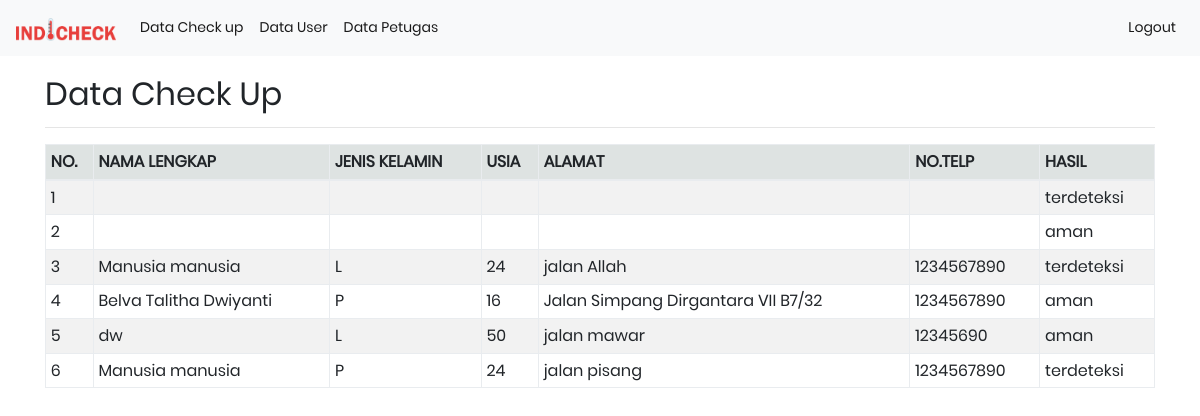
Screenshot of /datacek.php with the database file from the repository.
### tables this page shows
CREATE TABLE `kondisi` (
  `id_kondisi` int(3) NOT NULL,
  `nama` varchar(50) DEFAULT NULL,
  `jeniskelamin` varchar(15) DEFAULT NULL,
  `usia` varchar(3) DEFAULT NULL,
  `alamat` varchar(50) DEFAULT NULL,
  `telp` varchar(13) DEFAULT NULL,
  `jawaban1` varchar(15) DEFAULT NULL,
  `jawaban2` varchar(15) DEFAULT NULL,
  `jawaban3` varchar(15) DEFAULT NULL,
  `jawaban4` varchar(15) DEFAULT NULL,
  `jawaban5` varchar(15) DEFAULT NULL,
  `jawaban6` varchar(15) DEFAULT NULL,
  `suhu` double NOT NULL,
  `hasil` varchar(15) DEFAULT NULL
);

### datacek.php (the view, shortened to what this page needs)
<?php
include 'headerpetugas.php';
?>
<!DOCTYPE html>
<html lang="en">
<head>
    <link rel="stylesheet" type="text/css" href="vendor/bootstrap/css/bootstrap.min.css">
    <link rel="stylesheet" type="text/css" href="fonts/font-awesome-4.7.0/css/font-awesome.min.css">
    <link rel="stylesheet" type="text/css" href="fonts/Linearicons-Free-v1.0.0/icon-font.min.css">
    <link rel="stylesheet" type="text/css" href="fonts/iconic/css/material-design-iconic-font.min.css">
    <link rel="stylesheet" type="text/css" href="vendor/animate/animate.css">
    <link rel="stylesheet" type="text/css" href="vendor/css-hamburgers/hamburgers.min.css">
    <link rel="stylesheet" type="text/css" href="vendor/animsition/css/animsition.min.css">
    <link rel="stylesheet" type="text/css" href="vendor/select2/select2.min.css">
    <link rel="stylesheet" type="text/css" href="vendor/daterangepicker/daterangepicker.css">
    <link rel="stylesheet" type="text/css" href="css/util.css">
    <link rel="stylesheet" type="text/css" href="css/main.css">
</head>
<body>
<div class="container" style="margin-top:20px">
        <h2>Data Check Up</h2>
        <hr>
        <table class="table table-striped table-hover table-sm table-bordered">
            <thead class="thead-dark" style="background-color: #dee3e2">
                <tr>
                    <th>NO.</th>
                    <th>NAMA LENGKAP</th>
                    <th>JENIS KELAMIN</th>
                    <th>USIA</th>
                    <th>ALAMAT</th>
                    <th>NO.TELP</th>
                    <th>HASIL</th>
                </tr>
            </thead>
            <tbody>
                <?php
				$sql = mysqli_query($koneksi, "SELECT * FROM kondisi ORDER BY id_kondisi DESC") or die(mysqli_error($koneksi));
				if(mysqli_num_rows($sql) > 0){
					$no = 1;
                    while($data = mysqli_fetch_array($sql)){
                        ?>
                <tr>
                    <td><?php echo $no; ?></td>
                    <td><?php echo $data['nama']; ?></td>
                    <td><?php echo $data['jeniskelamin']; ?></td>
                    <td><?php echo $data['usia']; ?></td>
                    <td><?php echo $data['alamat']; ?></td>
                    <td><?php echo $data['telp']; ?></td>
                    <td><?php echo $data['hasil']; ?></td>
                </tr>
                <?php
						$no++;
					}
				}else{
					echo '
					<tr>
						<td colspan="6">Tidak ada data.</td>
					</tr>
					';
				}
				?>
        </table>
</body>
</html>

### headerpetugas.php (shortened to what this page needs)
<!DOCTYPE html>
<html lang="en">
<head>
    <link rel="stylesheet" type="text/css" href="vendor/bootstrap/css/bootstrap.min.css">
    <link rel="stylesheet" type="text/css" href="fonts/font-awesome-4.7.0/css/font-awesome.min.css">
    <link rel="stylesheet" type="text/css" href="fonts/Linearicons-Free-v1.0.0/icon-font.min.css">
    <link rel="stylesheet" type="text/css" href="fonts/iconic/css/material-design-iconic-font.min.css">
    <link rel="stylesheet" type="text/css" href="vendor/animate/animate.css">
    <link rel="stylesheet" type="text/css" href="vendor/css-hamburgers/hamburgers.min.css">
    <link rel="stylesheet" type="text/css" href="vendor/animsition/css/animsition.min.css">
    <link rel="stylesheet" type="text/css" href="vendor/select2/select2.min.css">
    <link rel="stylesheet" type="text/css" href="vendor/daterangepicker/daterangepicker.css">
    <link rel="stylesheet" type="text/css" href="css/util.css">
    <link rel="stylesheet" type="text/css" href="css/main.css">
</head>
<body>
    <nav class="navbar navbar-expand-lg navbar-light bg-light">
        <a class="navbar-brand" href="halamanpetugas.php">
            <img src="img/logo.png" alt="logo" width="100px">
        </a>
        <div class="collapse navbar-collapse" id="navbarSupportedContent">
            <ul class="navbar-nav mr-auto">
                <li class="nav-item active">
                    <a class="nav-link" href="datacek.php">Data Check up <span class="sr-only">(current)</span></a>
                </li>
                <li class="nav-item active">
                    <a class="nav-link" href="datauser/datauser.php">Data User <span class="sr-only">(current)</span></a>
                </li>
                <li class="nav-item active">
                    <a class="nav-link" href="datapetugas/datapetugas.php">Data Petugas <span class="sr-only">(current)</span></a>
                </li>
            </ul>
            <form class="form-inline ml-auto">
                <div class="navbar-nav">
                    <a href="logout.php" class="nav-item nav-link active">Logout</a>
                </div>
            </form>
        </div>
    </nav>
</body>
</html>

### css/main.css (style rules this page uses)
* { margin: 0px; padding: 0px; box-sizing: border-box; }
body, html { height: 100%; font-family: Poppins-Regular, sans-serif; }
a { font-family: Poppins-Regular; font-size: 14px; line-height: 1.7; color: #666666; margin: 0px; transition: all 0.4s; -webkit-transition: all 0.4s; -o-transition: all 0.4s; -moz-transition: all 0.4s; }
h1,h2,h3,h4,h5,h6 { margin: 0px; }
ul, li { margin: 0px; list-style-type: none; }

### rows the page displays
kondisi: hasil "terdeteksi"
kondisi: hasil "aman"
kondisi: nama "Manusia manusia", jeniskelamin "L", usia "24", alamat "jalan Allah", telp "1234567890", hasil "terdeteksi"
kondisi: nama "Belva Talitha Dwiyanti", jeniskelamin "P", usia "16", alamat "Jalan Simpang Dirgantara VII B7/32", telp "1234567890", hasil "aman"
kondisi: nama "dw", jeniskelamin "L", usia "50", alamat "jalan mawar", telp "12345690", hasil "aman"
kondisi: nama "Manusia manusia", jeniskelamin "P", usia "24", alamat "jalan pisang", telp "1234567890", hasil "terdeteksi"
